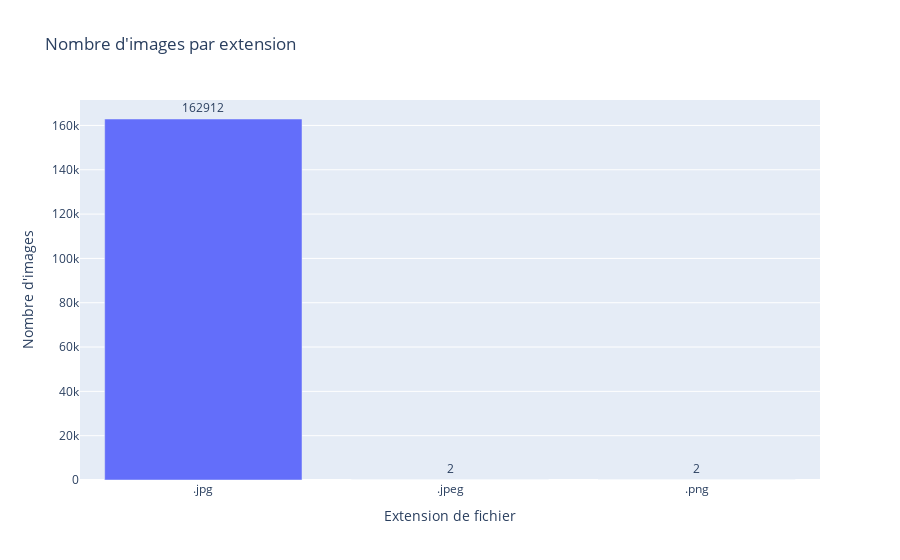

Notebook code for this chart:
### Code cell
import plotly.express as px

# Compter le nombre d'images par extension
ext_counts = df_images['extension'].value_counts().reset_index()

# Renommer les colonnes pour Plotly
ext_counts.columns = ['extension', 'count']

# Création du graphique en barres
fig = px.bar(
    ext_counts,
    x='extension',
    y='count',
    title="Nombre d'images par extension",
    labels={'extension': "Extension de fichier", 'count': "Nombre d'images"}
)
fig.update_traces(text=ext_counts['count'], textposition='outside')
fig.show()

### Figure 1 — Plotly figure (JSON) as saved in the notebook; plotly's stock layout.template omitted (floating-point values rounded to 4 significant figures)
{"data": [{"hovertemplate": "Extension de fichier=%{x}<br>Nombre d'images=%{y}<extra></extra>", "legendgroup": "", "marker": {"color": "#636efa", "pattern": {"shape": ""}}, "name": "", "orientation": "v", "showlegend": false, "text": [162900.0, 2.0, 2.0], "textposition": "outside", "type": "bar", "x": [".jpg", ".jpeg", ".png"], "xaxis": "x", "y": [162912, 2, 2], "yaxis": "y"}], "layout": {"barmode": "relative", "legend": {"tracegroupgap": 0}, "title": {"text": "Nombre d'images par extension"}, "xaxis": {"anchor": "y", "domain": [0, 1], "title": {"text": "Extension de fichier"}}, "yaxis": {"anchor": "x", "domain": [0, 1], "title": {"text": "Nombre d'images"}}}}
